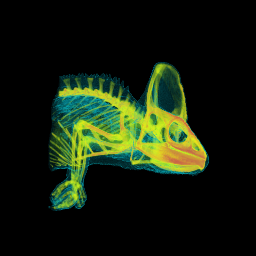
#> input picture data/cameleon/images/1037.png, 256 x 256 px; its folder holds only this picture in this run
$ python random_pixel_dropper.py
#> lines starting #> are read from the running program, lines starting #| are printed output that depends on the picture
import cv2
import numpy as np
import os
import glob
from tqdm import tqdm


input_dir = "../data/cameleon/images"
output_dir = "../data/cameleon_rand_drop/"


os.makedirs(output_dir, exist_ok=True)

image_dirs = glob.glob(os.path.join(input_dir, "*.png"))
rng = np.random.default_rng(seed=42)  # For reproducibility


for image_dir in tqdm(image_dirs, desc="Dropping random pixels"):
    image = cv2.imread(image_dir)
#> image is the input picture: shape (256, 256, 3); mean B, G, R 12.7, 29.7, 20.2

    for i in range(5, 101, 5):
        drop_rate = i / 100.0

        mask = np.zeros(image.shape[:2], dtype=bool)
        indices = rng.choice(mask.size, size=int(drop_rate * mask.size), replace=False)
        mask.flat[indices] = True

        # Replace selected pixels with black
        output_image = image.copy()
        output_image[mask] = 0

        output_subdir = os.path.join(output_dir, f"drop_{i}/")
        os.makedirs(output_subdir, exist_ok=True)

        cv2.imwrite(os.path.join(output_subdir, os.path.basename(image_dir)), output_image)
#> this loop made 20 passes
#> pass 1, `cv2.imwrite(os.path.join(output_subdir, os.path.basename(image_dir)), ..`:
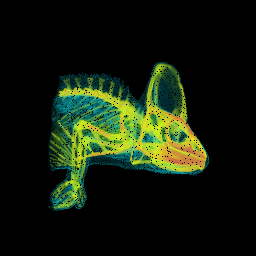
#> saved as 1037.png: shape (256, 256, 3); mean B, G, R 12, 28.2, 19.2
#> pass 2, `cv2.imwrite(os.path.join(output_subdir, os.path.basename(image_dir)), ..`:
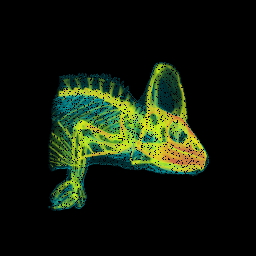
#> saved as 1037.png: shape (256, 256, 3); mean B, G, R 11.4, 26.7, 18.2
#> after the loop: output_image: shape (256, 256, 3); every value is 0

$ run again, on data/cameleon/images/1076.png
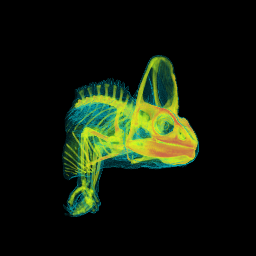
#> input picture data/cameleon/images/1076.png, 256 x 256 px
#> image is the input picture: shape (256, 256, 3); mean B, G, R 11.5, 26.6, 18.3
#> the loop `for i in range(5, 101, 5):` made 20 passes
#> pass 1, `cv2.imwrite(os.path.join(output_subdir, os.path.basename(image_dir)), ..`:
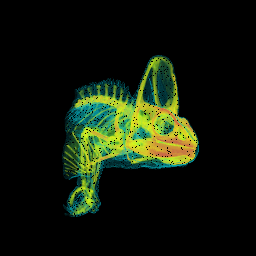
#> saved as 1076.png: shape (256, 256, 3); mean B, G, R 10.9, 25.2, 17.4
#> pass 2, `cv2.imwrite(os.path.join(output_subdir, os.path.basename(image_dir)), ..`:
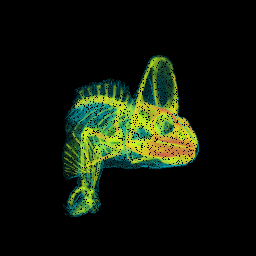
#> saved as 1076.png: shape (256, 256, 3); mean B, G, R 10.3, 23.9, 16.4
